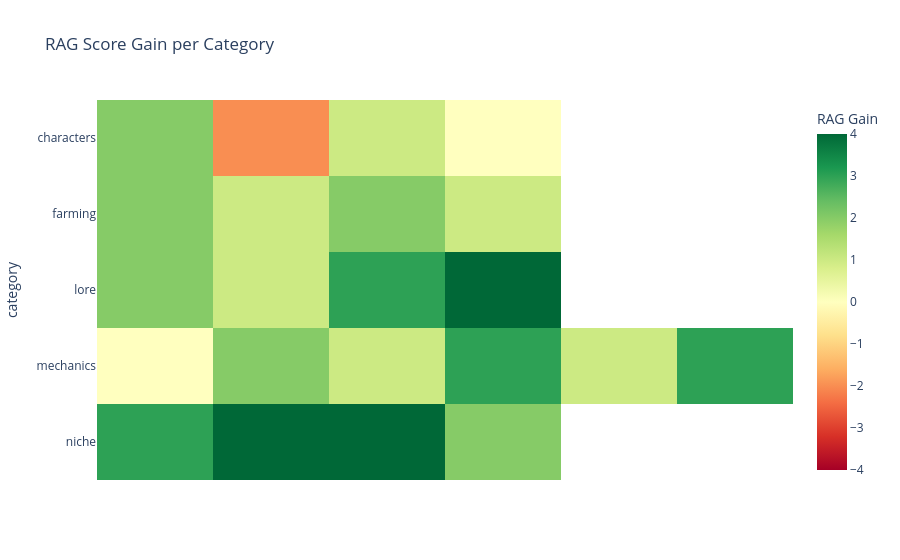

The notebook cell this image was saved under:
### Code cell
combined_results["q_idx"] = combined_results.groupby("category").cumcount()
pivot_custom = combined_results.pivot_table(
    index="category", columns="q_idx",
    values=["question", "rag_answer", "non_rag_answer", "answer"],
    aggfunc="first"
)

fig = px.imshow(
    combined_results.pivot(index="category", columns="q_idx", values="delta_rating"),
    color_continuous_scale="RdYlGn",
    zmin=-4, zmax=4,
    aspect="auto",
    labels={"color": "RAG Gain"},
    title="RAG Score Gain per Category"
)

fig.update_traces(
    customdata=pivot_custom["question"],
    hovertemplate="<b>%{customdata}</b><br>" +
                  "RAG Gain: %{z}<extra></extra>"
)

fig.update_xaxes(visible=False)
fig.update_layout(plot_bgcolor="rgba(0,0,0,0)")
fig.show()

### Figure 1 — Plotly figure (JSON) as saved in the notebook; plotly's stock layout.template omitted (floating-point values rounded to 4 significant figures)
{"data": [{"coloraxis": "coloraxis", "customdata": [["When is Penny's birthday and who's her mom?", "What gifts does Haley love? I keep giving her stuff and she hates it.", "I'm confused about Sebastian's family — how is he related to Robin, Demetrius, and Maru?", "I got a heart event with Caroline and she taught me a recipe — what was it and how do I trigger it again on my other save?", null, null], ["How much does Starfruit sell for and how long does it take to grow?", "I just found an Ancient Seed — how long until I get fruit from it and does it keep producing?", "I got some Coffee Beans — how do I grow them and turn them into Coffee?", "How is the sell price for jelly and pickles calculated? Also, which crops can become giant crops?", null, null], ["I donated all four Dwarf Scrolls to the museum — what do I get?", "When is the Stardew Valley Fair and how many Star Tokens do I need for the Stardrop?", "There's some war mentioned in the game — who's fighting who and which character was involved?", "I'm going the Joja route — how much does each project on the development form cost?", null, null], ["Where do I find Iron Ore in the mines, and what do I get for reaching the bottom?", "What do I need to craft an Iridium Sprinkler and how big is the area it waters?", "How much does it cost to upgrade my tools at the blacksmith? I want to plan ahead.", "How much gold do I need to complete all the Vault bundles, and what's the reward?", "How do I make blue chickens?", "How do I raise a dinosaur?"], ["How do I get the Galaxy Sword? I heard it's in the desert somewhere.", "I found Secret Note #23 about bringing something to the Secret Woods — what do I bring and what happens?", "I want to forge my Galaxy Sword into the Infinity Blade — what materials do I need exactly?", "How do I get the Junimo Plush? I saw something about it being hidden somewhere in town.", null, null]], "hovertemplate": "<b>%{customdata}</b><br>RAG Gain: %{z}<extra></extra>", "name": "0", "type": "heatmap", "x": [0, 1, 2, 3, 4, 5], "xaxis": "x", "y": ["characters", "farming", "lore", "mechanics", "niche"], "yaxis": "y", "z": [[2.0, -2.0, 1.0, 0.0, NaN, NaN], [2.0, 1.0, 2.0, 1.0, NaN, NaN], [2.0, 1.0, 3.0, 4.0, NaN, NaN], [0.0, 2.0, 1.0, 3.0, 1.0, 3.0], [3.0, 4.0, 4.0, 2.0, NaN, NaN]]}], "layout": {"coloraxis": {"cmax": 4, "cmin": -4, "colorbar": {"title": {"text": "RAG Gain"}}, "colorscale": [[0, "rgb(165,0,38)"], [0.1, "rgb(215,48,39)"], [0.2, "rgb(244,109,67)"], [0.3, "rgb(253,174,97)"], [0.4, "rgb(254,224,139)"], [0.5, "rgb(255,255,191)"], [0.6, "rgb(217,239,139)"], [0.7, "rgb(166,217,106)"], [0.8, "rgb(102,189,99)"], [0.9, "rgb(26,152,80)"], [1, "rgb(0,104,55)"]]}, "plot_bgcolor": "rgba(0,0,0,0)", "title": {"text": "RAG Score Gain per Category"}, "xaxis": {"anchor": "y", "domain": [0, 1], "title": {"text": "q_idx"}, "visible": false}, "yaxis": {"anchor": "x", "autorange": "reversed", "domain": [0, 1], "title": {"text": "category"}}}}
